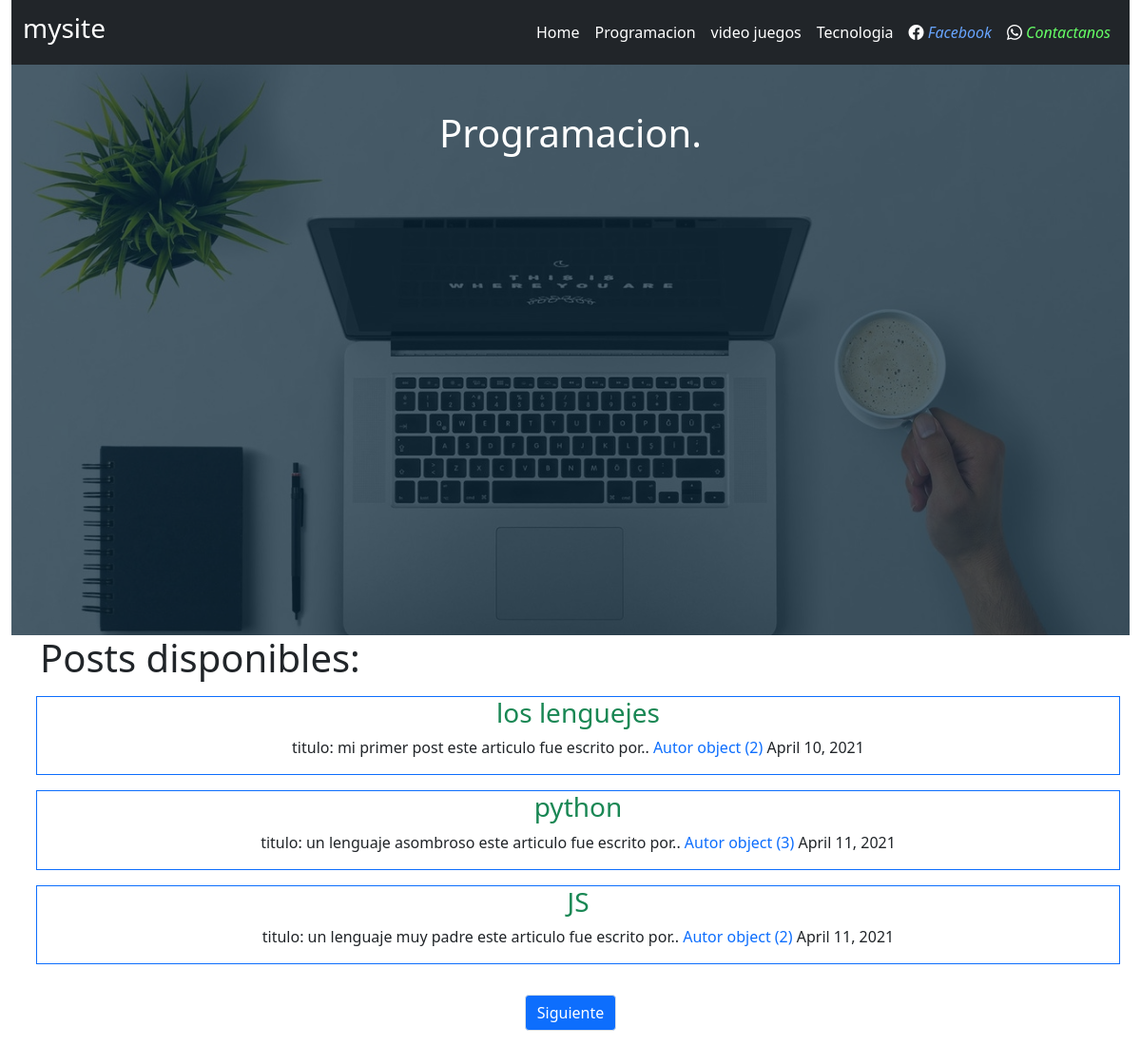
Screenshot of /programacion/ with the database file from the repository.
### home/models.py (models this page shows, shortened)
class Categoria(models.Model):
    id=models.AutoField(primary_key=True)
    nombre=models.CharField('Nombre de categoria', max_length=100, null=False,blank=False)
    estado=models.BooleanField('Categoria activada/categoria no activada', default=True)
    fecha_creacion=models.DateField('Fecha de creacion categoria',auto_now=False,auto_now_add=True)
    class Meta:
        verbose_name='categoria'
        verbose_name_plural='categorias'

class Post(models.Model):
    id=models.AutoField(primary_key=True)
    titulo=models.CharField('titulo',max_length=40,blank=False,null=False)
    slug=models.CharField('slug',max_length=100,null=False,blank=False)
    descropcion=models.CharField('descripcion',max_length=110,null=False,blank=False)
    contenido=RichTextField('contenido')
    imagen=models.URLField(max_length=250,blank=False,null=False)
    autor=models.ForeignKey(Autor,on_delete=models.CASCADE)
    categoria=models.ForeignKey(Categoria,on_delete=models.CASCADE)
    estado=models.BooleanField('publico/no publico',default=True)
    fecha_creacion=models.DateField('fecha_creacion',auto_now=False,auto_now_add=True)
    class Meta:
        verbose_name='post'
        verbose_name_plural='posts'

class Autor(models.Model):
    id=models.AutoField(primary_key=True)
    nombre=models.CharField('nombre del autor',max_length=255, null=False, blank=False)
    apellidos=models.CharField('apellidos del autor', max_length=300, null=False,blank=False)
    facebook=models.URLField('facebook', null=True,blank=True)
    email=models.EmailField('correo del autor', blank=False,null=False)
    estado=models.BooleanField('autor activo/no activo', default=True)
    fecha_creacion=models.DateField('fecha de creacion autor',auto_now=False,auto_now_add=True)
    class Meta:
        verbose_name = 'autor'
        verbose_name_plural = 'autores'

### home/views.py (the view)
# urls.py: path('programacion/',views.Programacion,name='programacion'),
def Programacion(request):
    post_programacion=Post.objects.filter(estado = True, categoria=Categoria.objects.get(nombre = 'programacion'))
    post_programacion=paginacion(request,post_programacion)#paginacion
    context={
            'titulo':'Programacion',
            'post':post_programacion,
    }
    return render(request,'programacion.html',context)

### home/views.py (called while the page is built)
def paginacion(request,lista_post):
    paginacion=Paginator(lista_post,3)#numero de paginas que quieres que se dibida
    page=request.GET.get('page')#esto por que se se tiene en que pagina esta actual mente
    lista_post=paginacion.get_page(page)#se accigna de nuevo a ala lista post para que de lo element que faltan
    return lista_post

### templates/programacion.html (shortened to what this page needs)
{% extends 'layaut.html' %}
{% block textoCentral %}
<h1>{{titulo}}.</h1>
{% endblock textoCentral %}
{% block container %}
<div class="container">
    <div class="row">
      {% if post %}
      <h1>Posts disponibles: </h1>
      {% for programa in post %}
      <div class="col-lg-12 border border-primary text-center text-success m-2">
      <h3>{{programa.titulo}}</h1>
        <p class="text-dark">titulo: {{programa.descropcion}}
          este articulo fue escrito por..
          <span class="text-primary">{{programa.autor}}</span>
          {{programa.fecha_creacion}}
        </p>
      </div>
        {% endfor %}
        {% else %}
          <h1>no existen post!!</h1>
        {% endif %}
      </div>
    </div>
{% endblock container %}

### rows the page displays
Categoria: nombre "Programacion"
Post: titulo "los lenguejes", descropcion "mi primer post", autor "Autor object (2)", fecha_creacion "April 10, 2021"
Post: titulo "python", descropcion "un lenguaje asombroso", autor "Autor object (3)", fecha_creacion "April 11, 2021"
Post: titulo "JS", descropcion "un lenguaje muy padre", autor "Autor object (2)", fecha_creacion "April 11, 2021"
